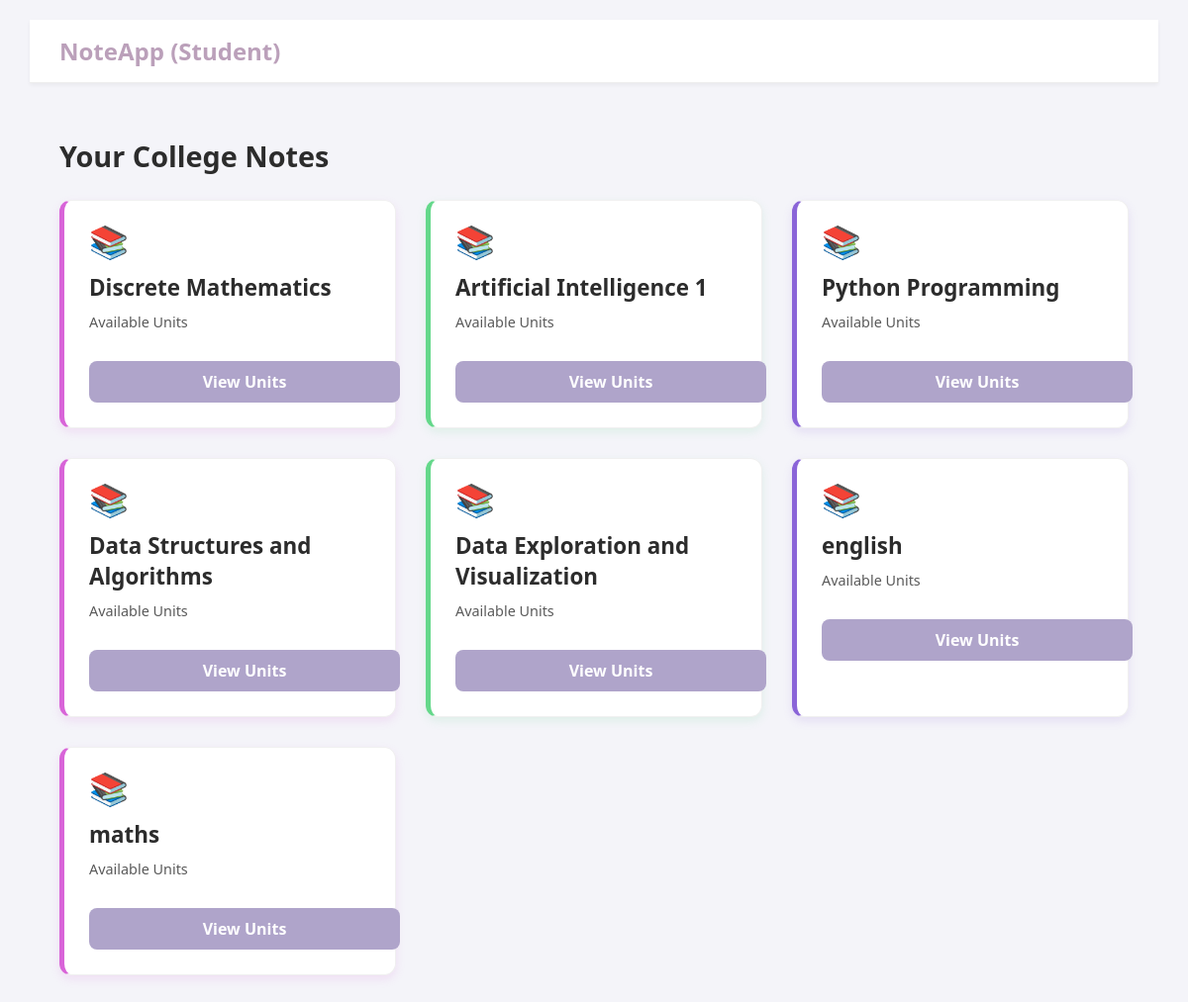
The app's page /student/ (signed in), older data.
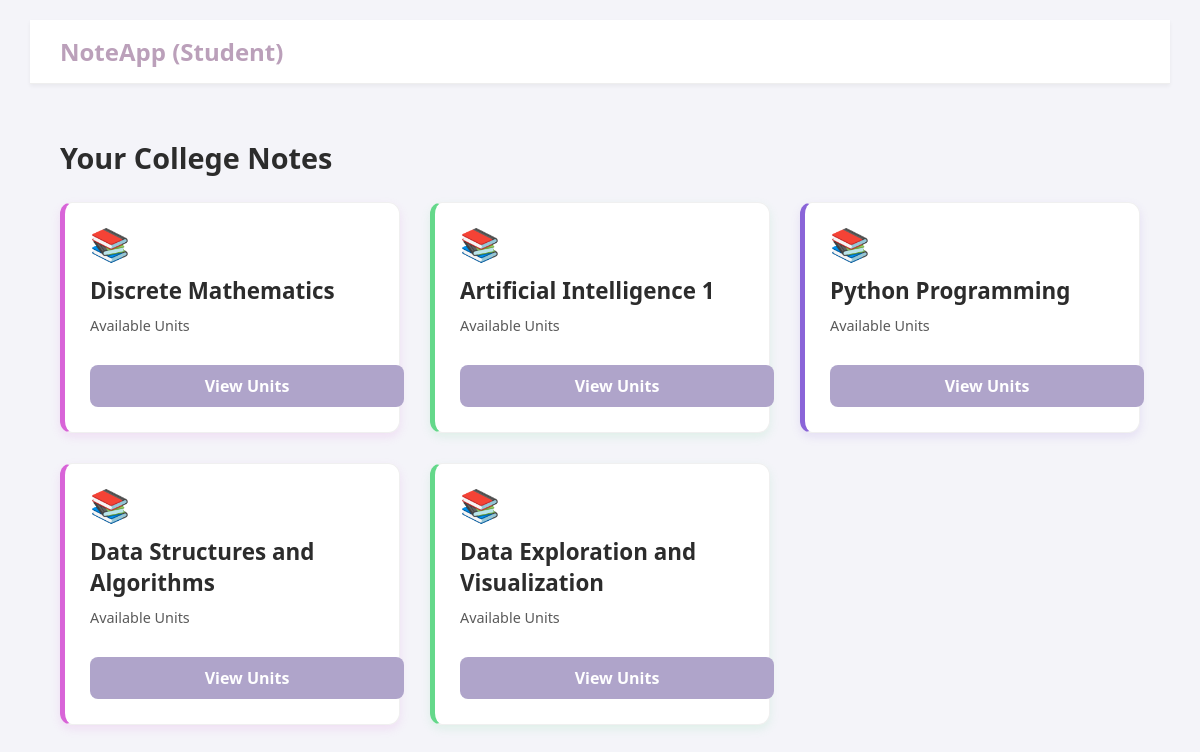
The same page, newer data.
### tables this page shows
CREATE TABLE Subjects(
    id INTEGER PRIMARY KEY AUTOINCREMENT,
    name TEXT NOT NULL
  );

### app.py (the view)
@app.route('/student/')
def student():
  if "user_id" not in session:
    return redirect(url_for("signi"))
  conn=sqlite3.connect("notesapp.db")
  c=conn.cursor()
  c.execute("SELECT id,name FROM Subjects")
  subjects=c.fetchall()
  conn.close()
  return render_template("student.html",subjects=subjects)

### templates/student.html (shortened to what this page needs)
<!DOCTYPE html>
<html>
<head>
    <link rel="stylesheet" href="{{ url_for('static',filename='css/style.css') }}"> </head>
<body>
    <div class="dashboard-container"> <header class="main-header">
            <div class="app-logo">NoteApp (Student)</div>
        </header>
        <main class="dashboard-main"> <h2 class="section-title">Your College Notes</h2>
            <div class="subject-grid"> {% for id, name in subjects %}
                <div class="subject-card card-style-{{ loop.index % 3 }}">
                    <div class="subject-card-header">
                        <span class="subject-card-icon">📚</span>
                    </div>
                    <h3 class="subject-title">{{ name }}</h3>
                    <div class="subject-meta">
                        <span class="meta-item">Available Units</span>
                    </div>
                    <a href="{{ url_for('unitsstud',subject_id=id) }}" class="explore-btn">
                        View Units
                    </a>
                </div>
              {% endfor %}
            </div>
        </main>
    </div>
</body>
</html>

Row changes from the older to the newer data that the page shows:
removed Subjects: name "english"
removed Subjects: name "maths"
